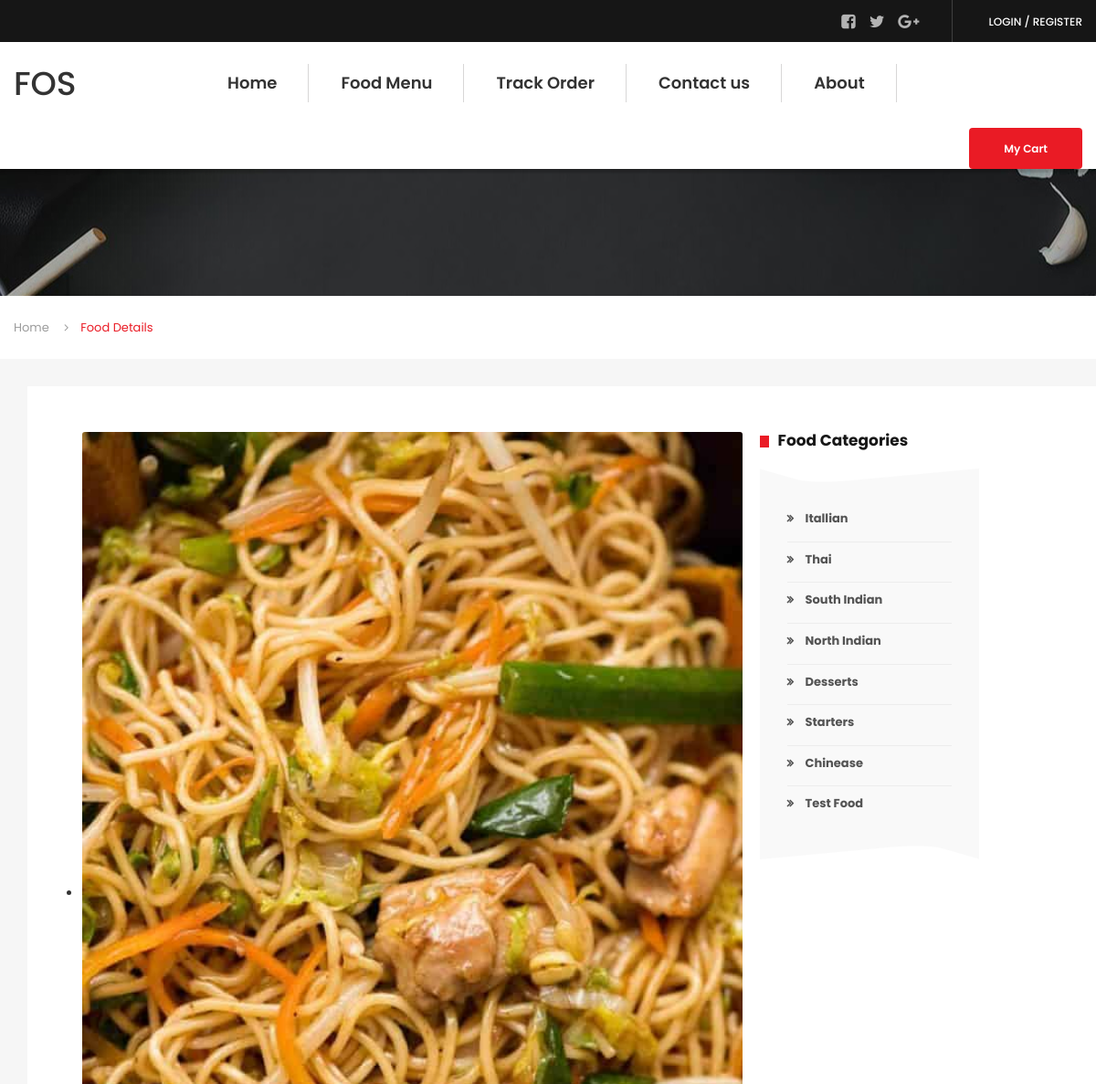
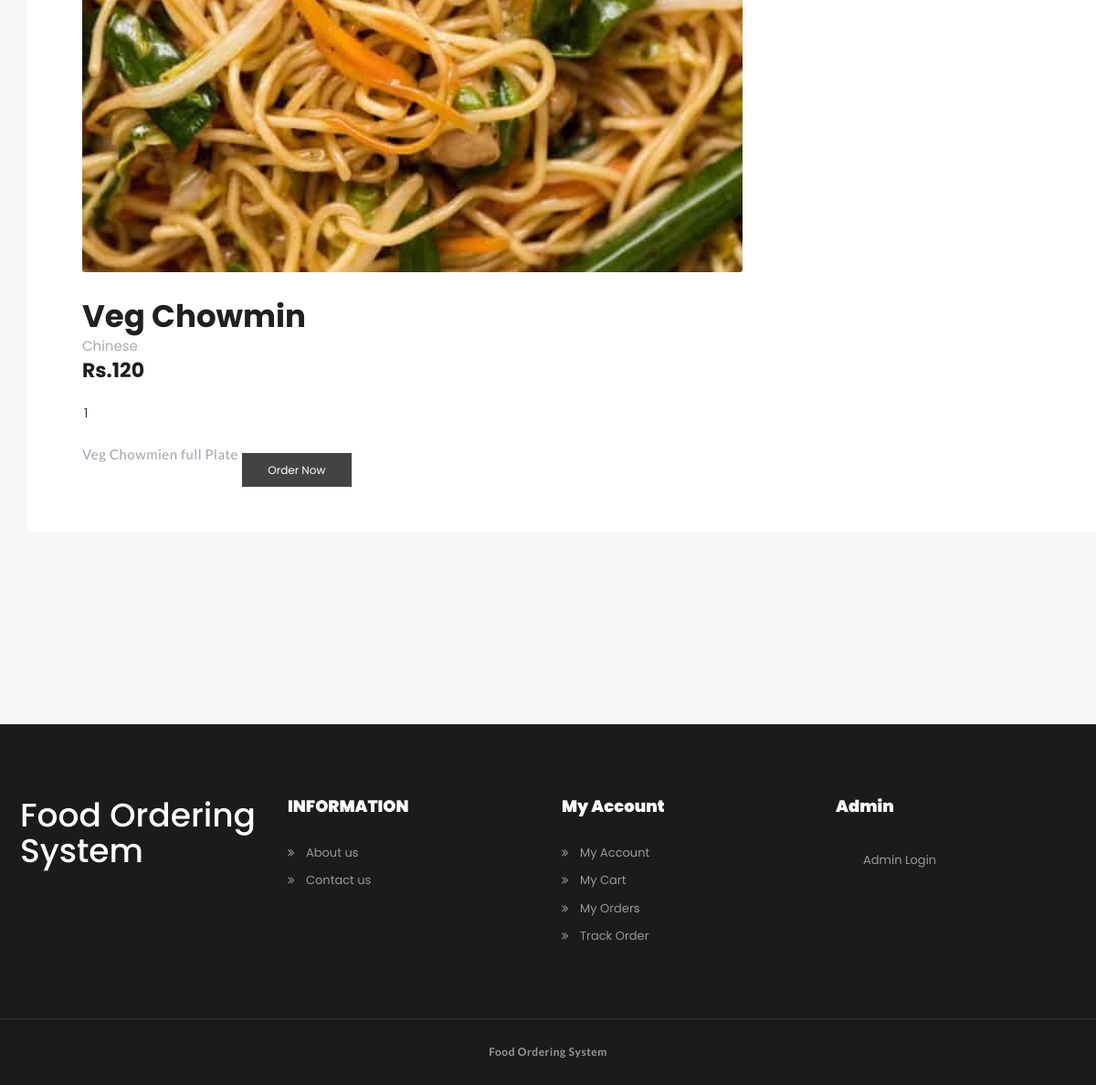
The page /food-detail.php?fid=16 on the database its author committed (2 pictures, top to bottom).
### tables this page shows
CREATE TABLE `tblfood` (
  `ID` int(10) NOT NULL,
  `CategoryName` varchar(120) DEFAULT NULL,
  `ItemName` varchar(120) DEFAULT NULL,
  `ItemPrice` varchar(120) DEFAULT NULL,
  `ItemDes` varchar(500) DEFAULT NULL,
  `Image` varchar(120) DEFAULT NULL,
  `ItemQty` varchar(120) DEFAULT NULL
);

CREATE TABLE `tblcategory` (
  `ID` int(5) NOT NULL,
  `CategoryName` varchar(120) DEFAULT NULL,
  `CreationDate` timestamp NULL DEFAULT current_timestamp()
);

### food-detail.php (the view, shortened to what this page needs)
<?php
include_once('includes/dbconnection.php');
?>
<!DOCTYPE html>
<html lang="en">
<head>
    <link rel="stylesheet" href="assets/css/icons.min.css">
    <link rel="stylesheet" href="assets/css/bootstrap.min.css">
    <link rel="stylesheet" href="assets/css/main.css">
    <link rel="stylesheet" href="assets/css/red-color.css">
    <link rel="stylesheet" href="assets/css/yellow-color.css">
    <link rel="stylesheet" href="assets/css/responsive.css">
</head>
<body itemscope>
<?php include_once('includes/header.php');?>
<?php
 $cid=$_GET['fid'];
$ret=mysqli_query($con,"select * from tblfood where ID='$cid'");
while ($row=mysqli_fetch_array($ret)) {
?>
        <section>
            <div class="block">
                <div class="page-title-wrapper text-center">
					<div class="col-md-12 col-sm-12 col-lg-12">
						<div class="page-title-inner">
							<h1 itemprop="headline"><?php echo $row['ItemName'];?> Details</h1>
						</div>
					</div>
                </div>
            </div>
        </section>
        <div class="bread-crumbs-wrapper">
            <div class="container">
                <ol class="breadcrumb">
                    <li class="breadcrumb-item"><a href="index.php" title="" itemprop="url">Home</a></li>
                    <li class="breadcrumb-item active">Food Details</li>
                </ol>
            </div>
        </div>
        <section>
            <div class="block gray-bg bottom-padd210 top-padd30">
                    <div class="container">
                        <div class="row">
                            <div class="col-md-12">
                            <div class="sec-box">
    							<div class="sec-wrapper">
<form method="post">
    								<div class="col-md-8 col-sm-12 col-lg-8">
    									<div class="restaurant-detail-wrapper">
    										<div class="restaurant-detail-info">
    											<div class="restaurant-detail-thumb">
    												<ul class="restaurant-detail-img-carousel">
    													<li><img class="brd-rd3" src="admin/itemimages/<?php echo $row['Image'];?>" alt="<?php echo $row['ItemName'];?>" itemprop="image"></li>
    												</ul>
    											</div>
    											<div class="restaurant-detail-title">
    												<h1 itemprop="headline"><?php echo $row['ItemName'];?></h1>
    												<div class="info-meta">
    													<span><?php echo $row['CategoryName'];?></span>
    												</div>
    												<span class="price">Rs.<?php echo $row['ItemPrice'];?></span>
    												<div class="qty-wrap">
    <input class="qty" name="foodqty" type="text" value="1">
    												</div>
    												<p itemprop="description"><?php echo $row['ItemDes'];?></p>
<?php if($_SESSION['fosuid']==""){?>
  <a class="log-popup-btn" href="#" title="Login"  class="btn  pull-right red-bg brd-rd3">Order Now</a>
<?php } else {?>
<button type="submit" name="addcart" class="btn  pull-right red-bg brd-rd3">Order Now</button>
                                                <?php } ?>
    											</div>
    										</div>
    									</div>
    								</div>
                                    </form>
<?php } ?>
<div class="col-md-3 col-sm-12 col-lg-3" style="margin-left:2%">
                                    <div class="sidebar right">
                                        <div class="widget style2 quick_filters wow fadeIn" data-wow-delay="0.2s" style="visibility: visible; animation-delay: 0.2s; animation-name: fadeIn;">
                                            <h4 class="widget-title2 sudo-bg-red" itemprop="headline">Food Categories</h4>
                                            <div class="widget-data">
                                                <ul>
<?php
     $query=mysqli_query($con,"select * from  tblcategory");
              while($row=mysqli_fetch_array($query))
              {
              ?>
                                                    <li><span class="radio-box"><label for="filt1-1"><a href="categorywise-menu.php?catid=<?php echo $row['CategoryName'];?>"><?php echo $row['CategoryName'];?></a></label></span></li>
                                                <?php } ?>
                                                </ul>
                                            </div>
                                        </div>
                                    </div>
                                </div>
    							</div>
                            </div>
                        </div>
                    </div>
                </div>
            </div>
        </section>
    <?php include_once('includes/footer.php');
      ?>
    </main>
</body>
</html>

### rows shown on the page
tblfood: Image (picture), ItemName "Veg Chowmin", CategoryName "Chinese", ItemPrice "120", ItemDes "Veg Chowmien full Plate"
tblcategory: CategoryName "Itallian"
tblcategory: CategoryName "Thai"
tblcategory: CategoryName "South Indian"
tblcategory: CategoryName "North Indian"
tblcategory: CategoryName "Desserts"
tblcategory: CategoryName "Starters"
tblcategory: CategoryName "Chinease"
tblcategory: CategoryName "Test Food"
